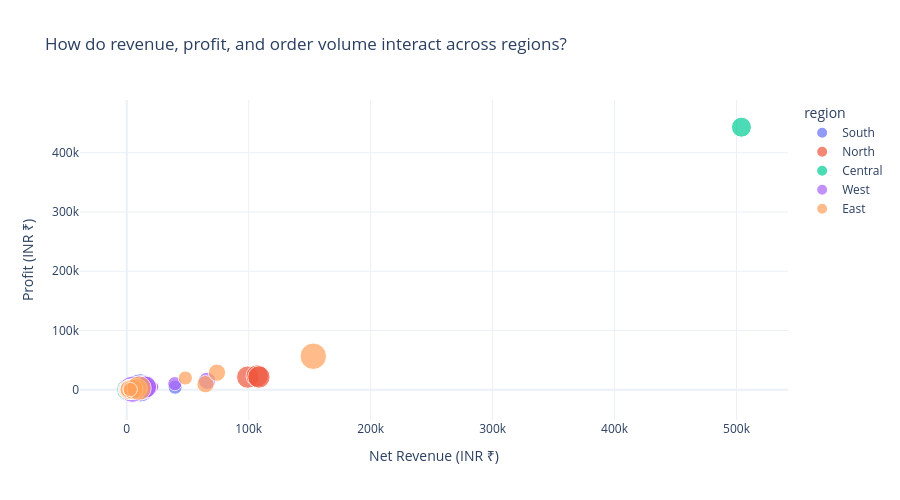

Notebook code for this chart:
### Markdown cell above
---
### 🎓 Section 7: Multivariate Analysis (Correlation Heatmap, Pair Plot, Bubble Chart, Faceted Multiples)

#### 1. What is Multivariate Analysis?
Multivariate analysis evaluates interactions among **three or more variables simultaneously**. This prevents simplistic univariate conclusions and uncovers hidden confounders.

#### 2. Methods:
* **Correlation Heatmap:** Visualizes pairwise Pearson coefficients for all continuous financial metrics.
* **Pair Plot:** Matrices of pairwise bivariate scatter plots hue-coded by category.
* **Bubble Chart:** Encodes 4 dimensions simultaneously: X (Revenue), Y (Profit), Size (Quantity), Color (Region).
* **Faceted Small Multiples:** Splits complex time-series across identical coordinate grids by region.

### Code cell
# Figure 7.1: Correlation Heatmap
num_cols = ['gross_revenue', 'discount_amount', 'net_revenue', 'line_cost', 'profit_amount', 'margin_pct', 'quantity']
corr = df_clean[num_cols].corr()

plt.figure(figsize=(9, 6))
sns.heatmap(corr, annot=True, fmt='.2f', cmap='coolwarm', vmin=-1, vmax=1, linewidths=0.5)
plt.title("Which financial metrics share the strongest linear relationships?", fontsize=13, fontweight='bold')
plt.tight_layout()
plt.show()

# Figure 7.2: Pair Plot (Selected Financials by Category)
pair_cols = ['net_revenue', 'line_cost', 'profit_amount', 'category']
pair_grid = sns.pairplot(df_clean[pair_cols], hue='category', corner=True, palette='tab10')
pair_grid.fig.suptitle("How do revenue, cost, and profit cluster across merchandise categories?", y=1.02, fontsize=13, fontweight='bold')
plt.show()

# Figure 7.3: Bubble Chart (Revenue vs Profit vs Quantity by Region)
fig_bubble = px.scatter(
    df_clean,
    x='net_revenue',
    y='profit_amount',
    size='quantity',
    color='region',
    hover_data=['product_name', 'store_name'],
    title="How do revenue, profit, and order volume interact across regions?",
    labels={'net_revenue': 'Net Revenue (INR ₹)', 'profit_amount': 'Profit (INR ₹)', 'quantity': 'Units Ordered'}
)
fig_bubble.update_layout(template='plotly_white', height=500)
fig_bubble.show()

# Figure 7.4: Faceted Small Multiples (Monthly Revenue by Region)
monthly_reg = df_clean.groupby(['sales_month', 'region'], observed=True)['net_revenue'].sum().reset_index()
g = sns.FacetGrid(monthly_reg, col='region', col_wrap=3, height=3.5, aspect=1.3, sharey=True)
g.map(sns.lineplot, 'sales_month', 'net_revenue', marker='o', color='#1f77b4')
g.set_xticklabels(rotation=45)
g.set_axis_labels("Sales Month", "Net Revenue (INR ₹)")
g.fig.subplots_adjust(top=0.88)
g.fig.suptitle("How do regional sales trajectories compare across monthly cycles?", fontsize=14, fontweight='bold')
plt.show()

### Figure 1 — Plotly figure (JSON) as saved in the notebook; plotly's stock layout.template omitted (floating-point values rounded to 4 significant figures)
{"data": [{"customdata": [["Ishaan LED Lamp", "Tara Suryanagar Bazaar"], ["Rohan Ceramic Planter", "Ishaan Devnagar Market"], ["Kabir Linen Shirt", "Ishaan Devnagar Market"], ["Nisha Training Bands", "Tara Suryanagar Bazaar"], ["Kabir Linen Shirt", "Tara Suryanagar Bazaar"], ["Ira Yoga Mat", "Tara Suryanagar Bazaar"], ["Kiara Filter Coffee Pack", "Tara Suryanagar Bazaar"], ["Reyansh Woven Scarf", "Ishaan Devnagar Market"], ["Aarohi 5G Phone", "Tara Suryanagar Bazaar"], ["Ishaan LED Lamp", "Ishaan Devnagar Market"], ["Tara Fast Charger", "Ishaan Devnagar Market"], ["Rohan Ceramic Planter", "Ishaan Devnagar Market"], ["Meera Cotton Kurta", "Tara Suryanagar Bazaar"], ["Anaya Basmati Rice 5kg", "Tara Suryanagar Bazaar"], ["Nisha Training Bands", "Tara Suryanagar Bazaar"], ["Meera Cotton Kurta", "Ishaan Devnagar Market"], ["Meera Cotton Kurta", "Ishaan Devnagar Market"], ["Saanvi Walking Sandal", "Ishaan Devnagar Market"], ["Nisha Training Bands", "Tara Suryanagar Bazaar"], ["Arjun Millet Snack Pack", "Tara Suryanagar Bazaar"], ["Myra Cotton Bedsheet", "Ishaan Devnagar Market"], ["Myra Cotton Bedsheet", "Ishaan Devnagar Market"], ["Arjun Millet Snack Pack", "Ishaan Devnagar Market"], ["Rohan Ceramic Planter", "Tara Suryanagar Bazaar"], ["Anaya Basmati Rice 5kg", "Ishaan Devnagar Market"], ["Aarav Stackable Jars", "Tara Suryanagar Bazaar"], ["Meera Cotton Kurta", "Tara Suryanagar Bazaar"], ["Tara Fast Charger", "Tara Suryanagar Bazaar"], ["Kabir Linen Shirt", "Tara Suryanagar Bazaar"], ["Diya Steel Cook Set", "Tara Suryanagar Bazaar"], ["Dev Cricket Bat", "Tara Suryanagar Bazaar"], ["Diya Steel Cook Set", "Tara Suryanagar Bazaar"], ["Arjun Millet Snack Pack", "Ishaan Devnagar Market"], ["Tara Fast Charger", "Tara Suryanagar Bazaar"], ["Tara Fast Charger", "Ishaan Devnagar Market"], ["Kabir Linen Shirt", "Tara Suryanagar Bazaar"], ["Reyansh Woven Scarf", "Ishaan Devnagar Market"], ["Myra Cotton Bedsheet", "Ishaan Devnagar Market"], ["Arjun Millet Snack Pack", "Ishaan Devnagar Market"], ["Ishaan LED Lamp", "Ishaan Devnagar Market"], ["Meera Cotton Kurta", "Ishaan Devnagar Market"]], "hovertemplate": "region=South<br>Net Revenue (INR ₹)=%{x}<br>Profit (INR ₹)=%{y}<br>Units Ordered=%{marker.size}<br>product_name=%{customdata[0]}<br>store_name=%{customdata[1]}<extra></extra>", "legendgroup": "South", "marker": {"color": "#636efa", "size": [1, 1, 4, 2, 1, 2, 4, 3, 2, 2, 4, 1, 3, 2, 2, 1, 1, 2, 3, 4, 2, 8, 4, 2, 1, 5, 1, 1, 3, 4, 4, 3, 2, 3, 4, 2, 2, 3, 3, 4, 3], "sizemode": "area", "sizeref": 0.02, "symbol": "circle"}, "mode": "markers", "name": "South", "orientation": "v", "showlegend": true, "type": "scatter", "x": [2324.0, 703.7, 6167.0, 889.0, 1580.0, 1428.0, 1381.0, 2053.0, 39690.0, 3750.0, 4941.0, 674.3, 5177.0, 1142.0, 966.8, 1558.0, 1558.0, 2230.0, 1228.0, 741.3, 2858.0, 11230.0, 603.4, 1518.0, 524.0, 4216.0, 1451.0, 1281.0, 4257.0, 11140.0, 9079.0, 7717.0, 314.0, 3463.0, 4314.0, 3065.0, 1335.0, 4625.0, 541.4, 7900.0, 4667.0], "xaxis": "x", "y": [969.9, 272.3, 2028.0, 196.9, 351.9, 281.9, 473.8, 732.4, 4445.0, 1165.0, 1408.0, 116.6, 1312.0, 267.0, 272.9, 466.0, 466.0, 742.3, 287.9, 335.9, 630.6, 3389.0, 77.79, 476.8, 159.3, 1617.0, 246.6, 465.9, 1545.0, 3765.0, 3389.0, 2965.0, 53.21, 1174.0, 1236.0, 675.7, 440.3, 1831.0, 177.9, 1890.0, 971.2], "yaxis": "y"}, {"customdata": [["Tara Fast Charger", "Madhav Nandipur Market"], ["Kabir Linen Shirt", "Madhav Nandipur Market"], ["Vihaan Masala Box", "Madhav Nandipur Market"], ["Reyansh Woven Scarf", "Aarohi Indrapur Bazaar"], ["Anaya Basmati Rice 5kg", "Aarohi Indrapur Bazaar"], ["Reyansh Woven Scarf", "Aarohi Indrapur Bazaar"], ["Aditya Trek Bottle", "Aarohi Indrapur Bazaar"], ["Vihaan Masala Box", "Aarohi Indrapur Bazaar"], ["Arjun Millet Snack Pack", "Aarohi Indrapur Bazaar"], ["Aarav Stackable Jars", "Madhav Nandipur Market"], ["Dev Cricket Bat", "Madhav Nandipur Market"], ["Nisha Training Bands", "Madhav Nandipur Market"], ["Aditya Trek Bottle", "Aarohi Indrapur Bazaar"], ["Arjun Millet Snack Pack", "Aarohi Indrapur Bazaar"], ["Dev Cricket Bat", "Aarohi Indrapur Bazaar"], ["Meera Cotton Kurta", "Aarohi Indrapur Bazaar"], ["Aarohi 5G Phone", "Madhav Nandipur Market"], ["Rohan Ceramic Planter", "Aarohi Indrapur Bazaar"], ["Aditya Trek Bottle", "Madhav Nandipur Market"], ["Nisha Training Bands", "Aarohi Indrapur Bazaar"], ["Kabir Linen Shirt", "Madhav Nandipur Market"], ["Aarav Stackable Jars", "Aarohi Indrapur Bazaar"], ["Ira Yoga Mat", "Madhav Nandipur Market"], ["Myra Cotton Bedsheet", "Madhav Nandipur Market"], ["Nisha Training Bands", "Madhav Nandipur Market"], ["Madhav Wireless Buds", "Aarohi Indrapur Bazaar"], ["Saanvi Walking Sandal", "Aarohi Indrapur Bazaar"], ["Saanvi Walking Sandal", "Aarohi Indrapur Bazaar"], ["Aarohi 5G Phone", "Madhav Nandipur Market"], ["Vihaan Masala Box", "Madhav Nandipur Market"], ["Aarohi 5G Phone", "Madhav Nandipur Market"], ["Madhav Wireless Buds", "Aarohi Indrapur Bazaar"], ["Meera Cotton Kurta", "Madhav Nandipur Market"], ["Ishaan LED Lamp", "Madhav Nandipur Market"], ["Anaya Basmati Rice 5kg", "Aarohi Indrapur Bazaar"], ["Madhav Wireless Buds", "Aarohi Indrapur Bazaar"], ["Aditya Trek Bottle", "Madhav Nandipur Market"], ["Aarohi 5G Phone", "Madhav Nandipur Market"], ["Rohan Ceramic Planter", "Aarohi Indrapur Bazaar"], ["Saanvi Walking Sandal", "Aarohi Indrapur Bazaar"], ["Saanvi Walking Sandal", "Aarohi Indrapur Bazaar"], ["Ira Yoga Mat", "Madhav Nandipur Market"], ["Aarav Stackable Jars", "Madhav Nandipur Market"], ["Dev Cricket Bat", "Madhav Nandipur Market"], ["Rohan Ceramic Planter", "Aarohi Indrapur Bazaar"], ["Aarav Stackable Jars", "Aarohi Indrapur Bazaar"], ["Aditya Trek Bottle", "Madhav Nandipur Market"], ["Aditya Trek Bottle", "Madhav Nandipur Market"], ["Aarav Stackable Jars", "Aarohi Indrapur Bazaar"], ["Myra Cotton Bedsheet", "Aarohi Indrapur Bazaar"], ["Ira Yoga Mat", "Madhav Nandipur Market"], ["Rohan Ceramic Planter", "Aarohi Indrapur Bazaar"], ["Arjun Millet Snack Pack", "Madhav Nandipur Market"], ["Meera Cotton Kurta", "Madhav Nandipur Market"], ["Ira Yoga Mat", "Madhav Nandipur Market"], ["Reyansh Woven Scarf", "Aarohi Indrapur Bazaar"], ["Dev Cricket Bat", "Aarohi Indrapur Bazaar"], ["Diya Steel Cook Set", "Aarohi Indrapur Bazaar"], ["Anaya Basmati Rice 5kg", "Aarohi Indrapur Bazaar"]], "hovertemplate": "region=North<br>Net Revenue (INR ₹)=%{x}<br>Profit (INR ₹)=%{y}<br>Units Ordered=%{marker.size}<br>product_name=%{customdata[0]}<br>store_name=%{customdata[1]}<extra></extra>", "legendgroup": "North", "marker": {"color": "#EF553B", "size": [3, 1, 1, 4, 2, 2, 1, 3, 3, 1, 1, 4, 1, 2, 1, 5, 1, 4, 1, 3, 1, 1, 1, 3, 4, 3, 2, 2, 5, 3, 5, 4, 1, 4, 3, 4, 5, 5, 2, 1, 1, 1, 3, 2, 3, 2, 5, 2, 1, 2, 1, 3, 2, 3, 3, 4, 3, 4, 2], "sizemode": "area", "sizeref": 0.02, "symbol": "circle"}, "mode": "markers", "name": "North", "orientation": "v", "showlegend": true, "type": "scatter", "x": [3803.0, 1544.0, 266.0, 2655.0, 1190.0, 1100.0, 597.1, 772.8, 484.8, 3243.0, 2198.0, 1655.0, 689.4, 278.7, 2163.0, 8707.0, 21720.0, 2594.0, 696.7, 1538.0, 1364.0, 827.8, 795.6, 5298.0, 1729.0, 9834.0, 1970.0, 11530.0, 99230.0, 905.6, 107000.0, 9687.0, 1632.0, 7345.0, 1608.0, 11930.0, 3031.0, 108400.0, 1329.0, 1276.0, 1276.0, 941.2, 2405.0, 4047.0, 2057.0, 1643.0, 2989.0, 1294.0, 680.9, 2954.0, 785.2, 1900.0, 321.2, 5548.0, 2800.0, 2739.0, 6868.0, 10240.0, 968.2], "xaxis": "x", "y": [1601.0, 363.9, 98.9, 806.4, 437.3, 277.9, 137.2, 168.0, 99.07, 2628.0, 712.5, 394.0, 276.3, 57.38, 851.3, 1932.0, 5316.0, 701.8, 201.7, 497.3, 253.1, 304.9, 158.6, 2010.0, 205.3, 3807.0, 530.8, 9971.0, 21470.0, 252.5, 23420.0, 2063.0, 527.5, 891.1, 290.3, 4796.0, 398.4, 21650.0, 404.3, 566.6, 566.6, 369.2, 618.0, 1183.0, 472.6, 710.6, 384.8, 356.4, 90.44, 801.9, 190.8, 217.7, 97.17, 2178.0, 987.7, 1191.0, 3000.0, 4497.0, 173.9], "yaxis": "y"}, {"customdata": [["Anaya Basmati Rice 5kg", "Vihaan Padmapur Market"], ["Anaya Basmati Rice 5kg", "Vihaan Padmapur Market"], ["Nisha Training Bands", "Vihaan Padmapur Market"], ["Kabir Linen Shirt", "Vihaan Padmapur Market"], ["Arjun Millet Snack Pack", "Vihaan Padmapur Market"], ["Dev Cricket Bat", "Anaya Ratanpur Bazaar"], ["Rohan Ceramic Planter", "Vihaan Padmapur Market"], ["Diya Steel Cook Set", "Anaya Ratanpur Bazaar"], ["Meera Cotton Kurta", "Vihaan Padmapur Market"], ["Nisha Training Bands", "Anaya Ratanpur Bazaar"], ["Meera Cotton Kurta", "Anaya Ratanpur Bazaar"], ["Reyansh Woven Scarf", "Anaya Ratanpur Bazaar"], ["Arjun Millet Snack Pack", "Vihaan Padmapur Market"], ["Ira Yoga Mat", "Anaya Ratanpur Bazaar"], ["Meera Cotton Kurta", "Vihaan Padmapur Market"], ["Ira Yoga Mat", "Anaya Ratanpur Bazaar"], ["Dev Cricket Bat", "Vihaan Padmapur Market"], ["Nisha Training Bands", "Anaya Ratanpur Bazaar"], ["Tara Fast Charger", "Anaya Ratanpur Bazaar"], ["Anaya Basmati Rice 5kg", "Anaya Ratanpur Bazaar"], ["Aarav Stackable Jars", "Anaya Ratanpur Bazaar"], ["Kiara Filter Coffee Pack", "Anaya Ratanpur Bazaar"], ["Vihaan Masala Box", "Vihaan Padmapur Market"], ["Ira Yoga Mat", "Anaya Ratanpur Bazaar"], ["Anaya Basmati Rice 5kg", "Vihaan Padmapur Market"], ["Kiara Filter Coffee Pack", "Anaya Ratanpur Bazaar"], ["Kabir Linen Shirt", "Vihaan Padmapur Market"], ["Rohan Ceramic Planter", "Anaya Ratanpur Bazaar"], ["Ishaan LED Lamp", "Vihaan Padmapur Market"], ["Rohan Ceramic Planter", "Anaya Ratanpur Bazaar"], ["Dev Cricket Bat", "Anaya Ratanpur Bazaar"], ["Meera Cotton Kurta", "Vihaan Padmapur Market"], ["Saanvi Walking Sandal", "Vihaan Padmapur Market"], ["Ishaan LED Lamp", "Vihaan Padmapur Market"], ["Meera Cotton Kurta", "Anaya Ratanpur Bazaar"], ["Anaya Basmati Rice 5kg", "Vihaan Padmapur Market"], ["Ira Yoga Mat", "Anaya Ratanpur Bazaar"], ["Meera Cotton Kurta", "Vihaan Padmapur Market"], ["Reyansh Woven Scarf", "Anaya Ratanpur Bazaar"], ["Aarav Stackable Jars", "Anaya Ratanpur Bazaar"], ["Madhav Wireless Buds", "Anaya Ratanpur Bazaar"], ["Nisha Training Bands", "Anaya Ratanpur Bazaar"], ["Aarohi 5G Phone", "Anaya Ratanpur Bazaar"], ["Ira Yoga Mat", "Vihaan Padmapur Market"], ["Dev Cricket Bat", "Vihaan Padmapur Market"], ["Vihaan Masala Box", "Anaya Ratanpur Bazaar"], ["Myra Cotton Bedsheet", "Vihaan Padmapur Market"], ["Madhav Wireless Buds", "Vihaan Padmapur Market"], ["Arjun Millet Snack Pack", "Vihaan Padmapur Market"]], "hovertemplate": "region=Central<br>Net Revenue (INR ₹)=%{x}<br>Profit (INR ₹)=%{y}<br>Units Ordered=%{marker.size}<br>product_name=%{customdata[0]}<br>store_name=%{customdata[1]}<extra></extra>", "legendgroup": "Central", "marker": {"color": "#00cc96", "size": [1, 1, 2, 2, 2, 2, 3, 2, 3, 3, 2, 1, 1, 1, 2, 2, 2, 3, 3, 2, 1, 1, 2, 2, 3, 3, 2, 5, 3, 3, 4, 3, 1, 2, 3, 2, 4, 2, 2, 3, 2, 4, 4, 2, 1, 3, 3, 3, 5], "sizemode": "area", "sizeref": 0.02, "symbol": "circle"}, "mode": "markers", "name": "Central", "orientation": "v", "showlegend": true, "type": "scatter", "x": [616.5, 616.5, 1081.0, 3304.0, 295.3, 4440.0, 2246.0, 4303.0, 5009.0, 1529.0, 3667.0, 644.8, 180.0, 973.9, 3573.0, 1565.0, 4520.0, 1385.0, 3970.0, 1240.0, 695.5, 354.4, 491.2, 1553.0, 1631.0, 903.1, 3105.0, 3319.0, 5981.0, 1847.0, 8909.0, 5235.0, 1186.0, 3835.0, 5193.0, 1162.0, 3675.0, 3361.0, 1344.0, 2440.0, 6616.0, 1954.0, 504000.0, 1778.0, 2334.0, 875.7, 4406.0, 8724.0, 964.4], "xaxis": "x", "y": [220.8, 220.8, 453.3, 983.3, 65.53, 1183.0, 902.0, 1375.0, 1603.0, 375.4, 1624.0, 169.7, 75.21, 446.5, 1035.0, 220.5, 1292.0, 463.6, 1651.0, 387.4, 70.51, 111.7, 135.2, 409.9, 298.7, 101.3, 1255.0, 1219.0, 2148.0, 347.2, 2179.0, 1788.0, 307.5, 1284.0, 2054.0, 473.9, 1636.0, 774.3, 379.9, 840.0, 2408.0, 770.3, 443000.0, 619.6, 1031.0, 295.1, 1300.0, 1838.0, 401.8], "yaxis": "y"}, {"customdata": [["Nisha Training Bands", "Reyansh Vasantgarh Market"], ["Myra Cotton Bedsheet", "Saanvi Navapur Bazaar"], ["Aditya Trek Bottle", "Reyansh Vasantgarh Market"], ["Dev Cricket Bat", "Saanvi Navapur Bazaar"], ["Madhav Wireless Buds", "Saanvi Navapur Bazaar"], ["Rohan Ceramic Planter", "Saanvi Navapur Bazaar"], ["Kiara Filter Coffee Pack", "Reyansh Vasantgarh Market"], ["Vihaan Masala Box", "Saanvi Navapur Bazaar"], ["Reyansh Woven Scarf", "Reyansh Vasantgarh Market"], ["Vihaan Masala Box", "Saanvi Navapur Bazaar"], ["Anaya Basmati Rice 5kg", "Reyansh Vasantgarh Market"], ["Aarav Stackable Jars", "Saanvi Navapur Bazaar"], ["Saanvi Walking Sandal", "Saanvi Navapur Bazaar"], ["Anaya Basmati Rice 5kg", "Saanvi Navapur Bazaar"], ["Myra Cotton Bedsheet", "Saanvi Navapur Bazaar"], ["Aarav Stackable Jars", "Saanvi Navapur Bazaar"], ["Myra Cotton Bedsheet", "Reyansh Vasantgarh Market"], ["Vihaan Masala Box", "Reyansh Vasantgarh Market"], ["Madhav Wireless Buds", "Reyansh Vasantgarh Market"], ["Aarohi 5G Phone", "Reyansh Vasantgarh Market"], ["Ira Yoga Mat", "Reyansh Vasantgarh Market"], ["Nisha Training Bands", "Saanvi Navapur Bazaar"], ["Ira Yoga Mat", "Saanvi Navapur Bazaar"], ["Vihaan Masala Box", "Reyansh Vasantgarh Market"], ["Nisha Training Bands", "Reyansh Vasantgarh Market"], ["Reyansh Woven Scarf", "Reyansh Vasantgarh Market"], ["Kabir Linen Shirt", "Reyansh Vasantgarh Market"], ["Dev Cricket Bat", "Saanvi Navapur Bazaar"], ["Diya Steel Cook Set", "Saanvi Navapur Bazaar"], ["Saanvi Walking Sandal", "Saanvi Navapur Bazaar"], ["Aarohi 5G Phone", "Reyansh Vasantgarh Market"], ["Aditya Trek Bottle", "Reyansh Vasantgarh Market"], ["Aditya Trek Bottle", "Reyansh Vasantgarh Market"], ["Aditya Trek Bottle", "Reyansh Vasantgarh Market"], ["Saanvi Walking Sandal", "Reyansh Vasantgarh Market"], ["Anaya Basmati Rice 5kg", "Reyansh Vasantgarh Market"], ["Vihaan Masala Box", "Saanvi Navapur Bazaar"], ["Anaya Basmati Rice 5kg", "Reyansh Vasantgarh Market"], ["Arjun Millet Snack Pack", "Reyansh Vasantgarh Market"], ["Aditya Trek Bottle", "Reyansh Vasantgarh Market"], ["Aarohi 5G Phone", "Reyansh Vasantgarh Market"], ["Dev Cricket Bat", "Reyansh Vasantgarh Market"], ["Rohan Ceramic Planter", "Reyansh Vasantgarh Market"], ["Ishaan LED Lamp", "Saanvi Navapur Bazaar"], ["Tara Fast Charger", "Reyansh Vasantgarh Market"], ["Aarav Stackable Jars", "Reyansh Vasantgarh Market"], ["Madhav Wireless Buds", "Reyansh Vasantgarh Market"], ["Madhav Wireless Buds", "Reyansh Vasantgarh Market"], ["Reyansh Woven Scarf", "Reyansh Vasantgarh Market"], ["Anaya Basmati Rice 5kg", "Saanvi Navapur Bazaar"]], "hovertemplate": "region=West<br>Net Revenue (INR ₹)=%{x}<br>Profit (INR ₹)=%{y}<br>Units Ordered=%{marker.size}<br>product_name=%{customdata[0]}<br>store_name=%{customdata[1]}<extra></extra>", "legendgroup": "West", "marker": {"color": "#ab63fa", "size": [3, 1, 2, 4, 3, 2, 2, 2, 1, 2, 3, 2, 1, 3, 3, 3, 2, 3, 2, 1, 4, 5, 2, 4, 2, 2, 3, 3, 3, 1, 3, 7, 3, 2, 2, 3, 1, 2, 3, 2, 2, 2, 4, 6, 1, 2, 5, 5, 4, 1], "sizemode": "area", "sizeref": 0.02, "symbol": "circle"}, "mode": "markers", "name": "West", "orientation": "v", "showlegend": true, "type": "scatter", "x": [1550.0, 1550.0, 1335.0, 8646.0, 8575.0, 1473.0, 598.6, 498.5, 663.3, 515.5, 1536.0, 1388.0, 909.0, 1659.0, 4311.0, 2314.0, 2970.0, 852.4, 6468.0, 22270.0, 3731.0, 2172.0, 1925.0, 1200.0, 888.9, 1443.0, 4202.0, 5710.0, 7449.0, 1192.0, 65910.0, 4684.0, 1972.0, 1368.0, 2058.0, 1816.0, 267.6, 1157.0, 516.7, 1438.0, 39430.0, 4410.0, 3322.0, 12540.0, 1363.0, 1589.0, 15320.0, 15370.0, 2413.0, 568.4], "xaxis": "x", "y": [465.8, 609.7, 553.7, 3279.0, 2416.0, 501.0, 185.5, 168.1, 177.9, 90.48, 381.9, 446.3, 214.3, 540.2, 1030.0, 896.5, 708.5, 172.3, 2396.0, 4958.0, 1071.0, 628.2, 588.8, 430.9, 254.3, 596.5, 851.3, 1876.0, 2331.0, 340.8, 15260.0, 1053.0, 494.0, 344.1, 226.1, 786.4, 56.77, 245.2, 143.0, 436.1, 10460.0, 1130.0, 1259.0, 3838.0, 502.9, 444.2, 5019.0, 4499.0, 846.4, 225.3], "yaxis": "y"}, {"customdata": [["Tara Fast Charger", "Meera Kesavgarh Bazaar"], ["Reyansh Woven Scarf", "Kabir Shantipur Market"], ["Dev Cricket Bat", "Meera Kesavgarh Bazaar"], ["Dev Cricket Bat", "Meera Kesavgarh Bazaar"], ["Kiara Filter Coffee Pack", "Meera Kesavgarh Bazaar"], ["Aarav Stackable Jars", "Meera Kesavgarh Bazaar"], ["Arjun Millet Snack Pack", "Meera Kesavgarh Bazaar"], ["Arjun Millet Snack Pack", "Meera Kesavgarh Bazaar"], ["Reyansh Woven Scarf", "Meera Kesavgarh Bazaar"], ["Meera Cotton Kurta", "Meera Kesavgarh Bazaar"], ["Ira Yoga Mat", "Kabir Shantipur Market"], ["Arjun Millet Snack Pack", "Kabir Shantipur Market"], ["Aditya Trek Bottle", "Meera Kesavgarh Bazaar"], ["Aarohi 5G Phone", "Kabir Shantipur Market"], ["Arjun Millet Snack Pack", "Kabir Shantipur Market"], ["Myra Cotton Bedsheet", "Meera Kesavgarh Bazaar"], ["Aarohi 5G Phone", "Kabir Shantipur Market"], ["Ishaan LED Lamp", "Meera Kesavgarh Bazaar"], ["Aarohi 5G Phone", "Meera Kesavgarh Bazaar"], ["Kabir Linen Shirt", "Kabir Shantipur Market"], ["Vihaan Masala Box", "Meera Kesavgarh Bazaar"], ["Reyansh Woven Scarf", "Kabir Shantipur Market"], ["Saanvi Walking Sandal", "Meera Kesavgarh Bazaar"], ["Madhav Wireless Buds", "Meera Kesavgarh Bazaar"], ["Kabir Linen Shirt", "Kabir Shantipur Market"], ["Rohan Ceramic Planter", "Kabir Shantipur Market"], ["Rohan Ceramic Planter", "Kabir Shantipur Market"], ["Aarohi 5G Phone", "Kabir Shantipur Market"], ["Saanvi Walking Sandal", "Kabir Shantipur Market"], ["Reyansh Woven Scarf", "Meera Kesavgarh Bazaar"], ["Saanvi Walking Sandal", "Meera Kesavgarh Bazaar"], ["Nisha Training Bands", "Meera Kesavgarh Bazaar"], ["Aarav Stackable Jars", "Meera Kesavgarh Bazaar"], ["Ira Yoga Mat", "Meera Kesavgarh Bazaar"], ["Diya Steel Cook Set", "Meera Kesavgarh Bazaar"], ["Ira Yoga Mat", "Meera Kesavgarh Bazaar"], ["Ishaan LED Lamp", "Meera Kesavgarh Bazaar"], ["Nisha Training Bands", "Meera Kesavgarh Bazaar"], ["Myra Cotton Bedsheet", "Kabir Shantipur Market"], ["Kabir Linen Shirt", "Meera Kesavgarh Bazaar"], ["Myra Cotton Bedsheet", "Meera Kesavgarh Bazaar"]], "hovertemplate": "region=East<br>Net Revenue (INR ₹)=%{x}<br>Profit (INR ₹)=%{y}<br>Units Ordered=%{marker.size}<br>product_name=%{customdata[0]}<br>store_name=%{customdata[1]}<extra></extra>", "legendgroup": "East", "marker": {"color": "#FFA15A", "size": [1, 3, 4, 1, 2, 3, 3, 1, 3, 2, 2, 1, 2, 3, 1, 2, 2, 4, 7, 3, 2, 1, 4, 2, 4, 4, 4, 3, 2, 4, 1, 2, 1, 1, 4, 2, 1, 3, 4, 6, 2], "sizemode": "area", "sizeref": 0.02, "symbol": "circle"}, "mode": "markers", "name": "East", "orientation": "v", "showlegend": true, "type": "scatter", "x": [1325.0, 1788.0, 7994.0, 1991.0, 659.5, 2402.0, 474.6, 155.3, 1818.0, 3150.0, 1734.0, 178.4, 1318.0, 64590.0, 176.0, 2986.0, 48060.0, 7728.0, 153000.0, 5154.0, 594.7, 647.0, 4829.0, 5303.0, 6012.0, 2758.0, 2658.0, 73970.0, 1942.0, 2322.0, 1310.0, 779.0, 665.3, 832.0, 8842.0, 1963.0, 2226.0, 1590.0, 4994.0, 10070.0, 2957.0], "xaxis": "x", "y": [490.0, 429.0, 2156.0, 565.8, 155.1, 610.9, 117.8, 33.97, 690.9, 509.6, 449.7, 77.97, 431.3, 9567.0, 66.34, 606.5, 19920.0, 2287.0, 56680.0, 2248.0, 246.6, 270.8, 1527.0, 828.7, 1840.0, 680.1, 567.4, 28950.0, 561.2, 302.5, 409.3, 70.92, 74.25, 282.3, 2213.0, 670.8, 918.3, 722.9, 990.1, 2862.0, 545.0], "yaxis": "y"}], "layout": {"height": 500, "legend": {"itemsizing": "constant", "title": {"text": "region"}, "tracegroupgap": 0}, "title": {"text": "How do revenue, profit, and order volume interact across regions?"}, "xaxis": {"anchor": "y", "domain": [0.0, 1.0], "title": {"text": "Net Revenue (INR ₹)"}}, "yaxis": {"anchor": "x", "domain": [0.0, 1.0], "title": {"text": "Profit (INR ₹)"}}}}
